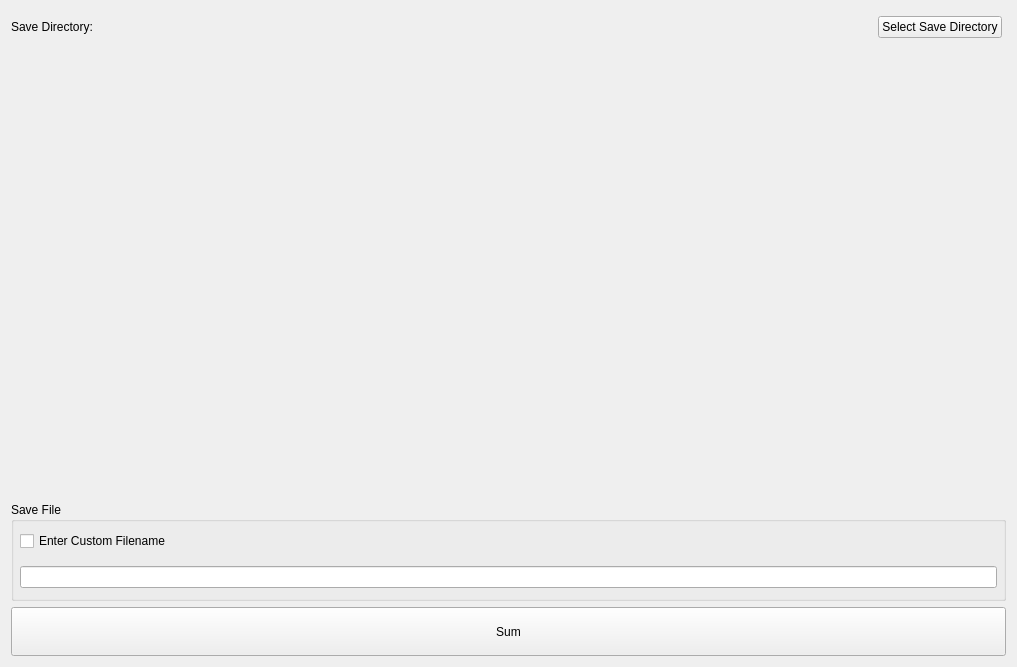
<?xml version="1.0" encoding="UTF-8"?>
<ui version="4.0">
 <class>AddRunsPage</class>
 <widget class="QWidget" name="AddRunsPage">
  <property name="geometry">
   <rect>
    <x>0</x>
    <y>0</y>
    <width>1017</width>
    <height>667</height>
   </rect>
  </property>
  <property name="windowTitle">
   <string>Form</string>
  </property>
  <layout class="QVBoxLayout" name="verticalLayout">
   <item>
    <widget class="QWidget" name="saveDirectoryWidget" native="true">
     <property name="minimumSize">
      <size>
       <width>0</width>
       <height>30</height>
      </size>
     </property>
     <property name="toolTip">
      <string>&lt;html&gt;&lt;head/&gt;&lt;body&gt;&lt;p&gt;Change the save directory for added runs. This can be separate from Mantid's default save directory, however this will be updated to the defaultsave whenever defaultsave is changed.&lt;/p&gt;&lt;/body&gt;&lt;/html&gt;</string>
     </property>
     <widget class="QWidget" name="horizontalLayoutWidget">
      <property name="geometry">
       <rect>
        <x>0</x>
        <y>0</y>
        <width>991</width>
        <height>32</height>
       </rect>
      </property>
      <layout class="QHBoxLayout" name="horizontalLayout_2">
       <item>
        <widget class="QLabel" name="outputDirectoryLabel">
         <property name="maximumSize">
          <size>
           <width>937</width>
           <height>16777215</height>
          </size>
         </property>
         <property name="text">
          <string>&lt;html&gt;&lt;head/&gt;&lt;body&gt;&lt;p&gt;Save Directory:&lt;/p&gt;&lt;/body&gt;&lt;/html&gt;</string>
         </property>
        </widget>
       </item>
       <item>
        <spacer name="horizontalSpacer">
         <property name="orientation">
          <enum>Qt::Horizontal</enum>
         </property>
         <property name="sizeHint" stdset="0">
          <size>
           <width>40</width>
           <height>20</height>
          </size>
         </property>
        </spacer>
       </item>
       <item>
        <widget class="QPushButton" name="saveDirectoryButton">
         <property name="toolTip">
          <string>&lt;html&gt;&lt;head/&gt;&lt;body&gt;&lt;p&gt;Select a directory to save summed runs into. This directory is different to Mantid's default save directory.&lt;/p&gt;&lt;/body&gt;&lt;/html&gt;</string>
         </property>
         <property name="text">
          <string>Select Save Directory</string>
         </property>
        </widget>
       </item>
      </layout>
     </widget>
    </widget>
   </item>
   <item>
    <widget class="RunSelectorWidget" name="run_selector" native="true">
     <property name="sizePolicy">
      <sizepolicy hsizetype="Expanding" vsizetype="Expanding">
       <horstretch>0</horstretch>
       <verstretch>6</verstretch>
      </sizepolicy>
     </property>
    </widget>
   </item>
   <item>
    <widget class="SummationSettingsWidget" name="summation_settings" native="true">
     <property name="sizePolicy">
      <sizepolicy hsizetype="Expanding" vsizetype="Expanding">
       <horstretch>0</horstretch>
       <verstretch>3</verstretch>
      </sizepolicy>
     </property>
    </widget>
   </item>
   <item>
    <widget class="QGroupBox" name="outputFileGroup">
     <property name="sizePolicy">
      <sizepolicy hsizetype="Preferred" vsizetype="Preferred">
       <horstretch>0</horstretch>
       <verstretch>2</verstretch>
      </sizepolicy>
     </property>
     <property name="title">
      <string>Save File</string>
     </property>
     <layout class="QVBoxLayout" name="verticalLayout_2">
      <property name="spacing">
       <number>12</number>
      </property>
      <property name="leftMargin">
       <number>6</number>
      </property>
      <property name="topMargin">
       <number>6</number>
      </property>
      <property name="rightMargin">
       <number>6</number>
      </property>
      <property name="bottomMargin">
       <number>6</number>
      </property>
      <item>
       <widget class="QCheckBox" name="customFilenameCheckBox">
        <property name="text">
         <string>Enter Custom Filename</string>
        </property>
       </widget>
      </item>
      <item>
       <widget class="QLineEdit" name="fileNameEdit"/>
      </item>
     </layout>
    </widget>
   </item>
   <item>
    <widget class="QPushButton" name="sumButton">
     <property name="sizePolicy">
      <sizepolicy hsizetype="Expanding" vsizetype="Expanding">
       <horstretch>0</horstretch>
       <verstretch>1</verstretch>
      </sizepolicy>
     </property>
     <property name="text">
      <string>Sum</string>
     </property>
    </widget>
   </item>
  </layout>
 </widget>
 <customwidgets>
  <customwidget>
   <class>RunSelectorWidget</class>
   <extends>QWidget</extends>
   <header>mantidqtinterfaces.sans_isis.run_selector_widget</header>
   <container>1</container>
  </customwidget>
  <customwidget>
   <class>SummationSettingsWidget</class>
   <extends>QWidget</extends>
   <header>mantidqtinterfaces.sans_isis.summation_settings_widget</header>
   <container>1</container>
  </customwidget>
 </customwidgets>
 <resources/>
 <connections/>
</ui>
